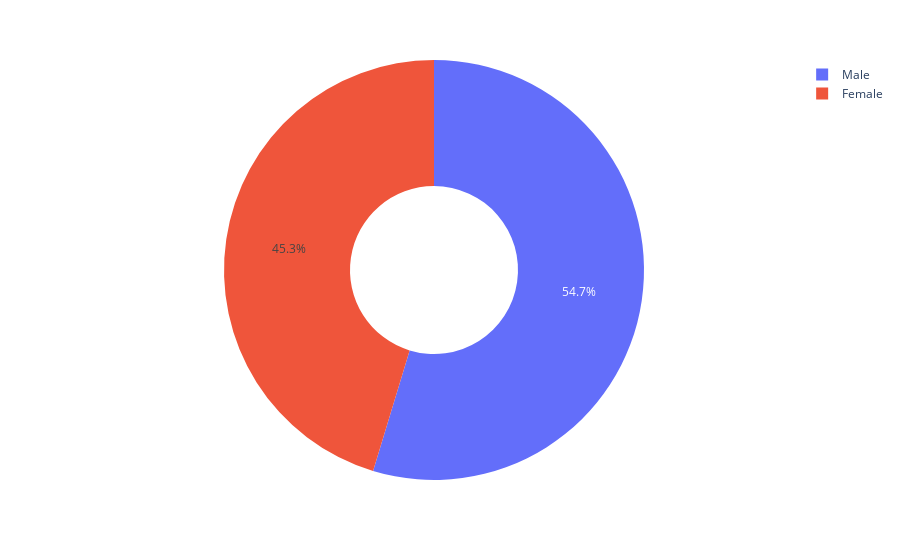

The notebook cell saved with this chart:
### Markdown cell above
### Menampilkan data pelanggan berdasarkan `gender`

### Code cell
figure = px.pie(dataset, values='tip', names='sex', hole=0.4)

figure.show()

### Figure 1 — Plotly figure (JSON) as saved in the notebook; plotly's stock layout.template omitted (floating-point values rounded to 4 significant figures; data arrays with more than 128 entries replaced by an {"elided": "..."} marker saying what was removed)
{"data": [{"domain": {"x": [0, 1], "y": [0, 1]}, "hole": 0.4, "hovertemplate": "sex=%{label}<br>tip=%{value}<extra></extra>", "labels": {"elided": "999 str values"}, "legendgroup": "", "name": "", "showlegend": true, "type": "pie", "values": {"elided": "999 float values"}}], "layout": {"legend": {"tracegroupgap": 0}, "margin": {"t": 60}}}
